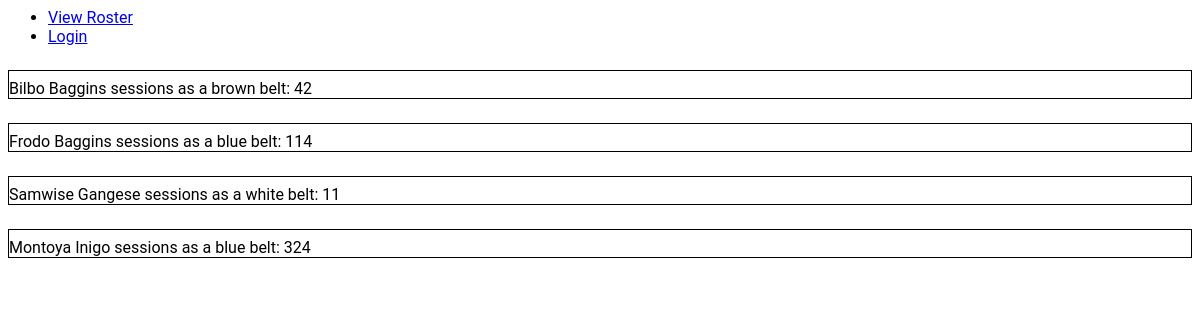
/view, run on the app's committed database.
### tables this page shows
CREATE TABLE cadets(id INTEGER NOT NULL PRIMARY KEY, last_name TEXT NOT NULL, first_name TEXT NOT NULL, attendance_current_rank INTEGER NOT NULL, attendance_total INTEGER NOT NULL, time INTEGER NOT NULL DEFAULT CURRENT_DATE, rank TEXT NOT NULL DEFAULT "white", CONSTRAINT unq UNIQUE (last_name, first_name));

### application.py (the view)
@app.route("/view", methods=["GET"])
def view():
    cadets = c.execute("SELECT * FROM cadets ORDER BY last_name ASC")
    return render_template("view.html", cadets = cadets)

### templates/view.html (shortened to what this page needs)
{% extends "layout.html" %}
{% block main %}
    {% for cadet in cadets %}
        <div class="cadet_info">
        {{ cadet.first_name.capitalize() }}  {{ cadet.last_name.capitalize() }} sessions as a {{cadet.rank}} belt: {{ cadet.attendance_current_rank }}
        </div>
    {% endfor %}
{% endblock %}

### templates/layout.html (shortened to what this page needs)
<html>
    <head>
        <link rel="stylesheet" href="{{ url_for('static', filename='stylesheet/styles.css') }}" rel="stylesheet" />
    </head>
    <body>
        <div>
            <ul>
                {% if session.user_id %}
                <li><a href="{{ url_for('add') }}">Take Attendance</a>
                <li><a href="{{ url_for('view') }}"> View Roster </a>
                <li><a href="{{ url_for('edit') }}"> Edit Roster </a>
                <li><a href="{{ url_for('logout') }}"> Logout </a>
                {% else %}
                <li><a href="{{ url_for('view') }}"> View Roster </a>
                <li><a href="{{ url_for('login') }}">Login</a>
                {% endif %}
            </ul>
        </div>
        <div>
            {% block main %}{% endblock %}
        </div>
    <body>
</html>

### static/stylesheet/styles.css (style rules this page uses)
body { font-family: "Roboto", "Noto Sans", sans-serif; font-size: 16px; box-sizing: border-box; }
.cadet_info { border:1px solid black; position:relative; margin-top:24px; padding-top:8px; max-height:64px; }

### data on the page
cadets: first_name "Bilbo", last_name "Baggins", rank "brown", attendance_current_rank "42"
cadets: first_name "Frodo", last_name "Baggins", rank "blue", attendance_current_rank "114"
cadets: first_name "Samwise", last_name "Gangese", rank "white", attendance_current_rank "11"
cadets: first_name "Montoya", last_name "Inigo", rank "blue", attendance_current_rank "324"
